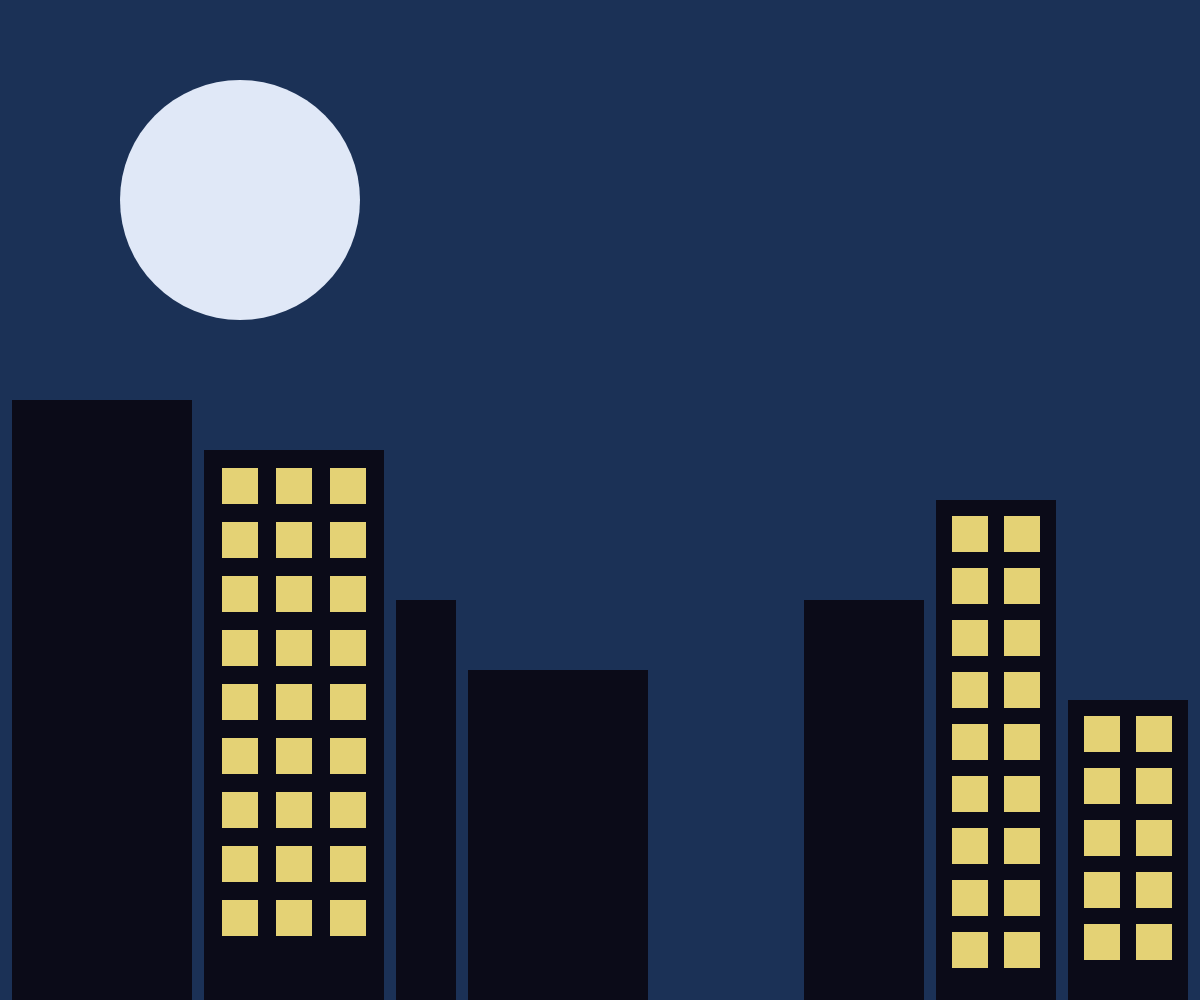
Frame 1 (no input)
Frame 60 (no input): identical to frame 1, image omitted
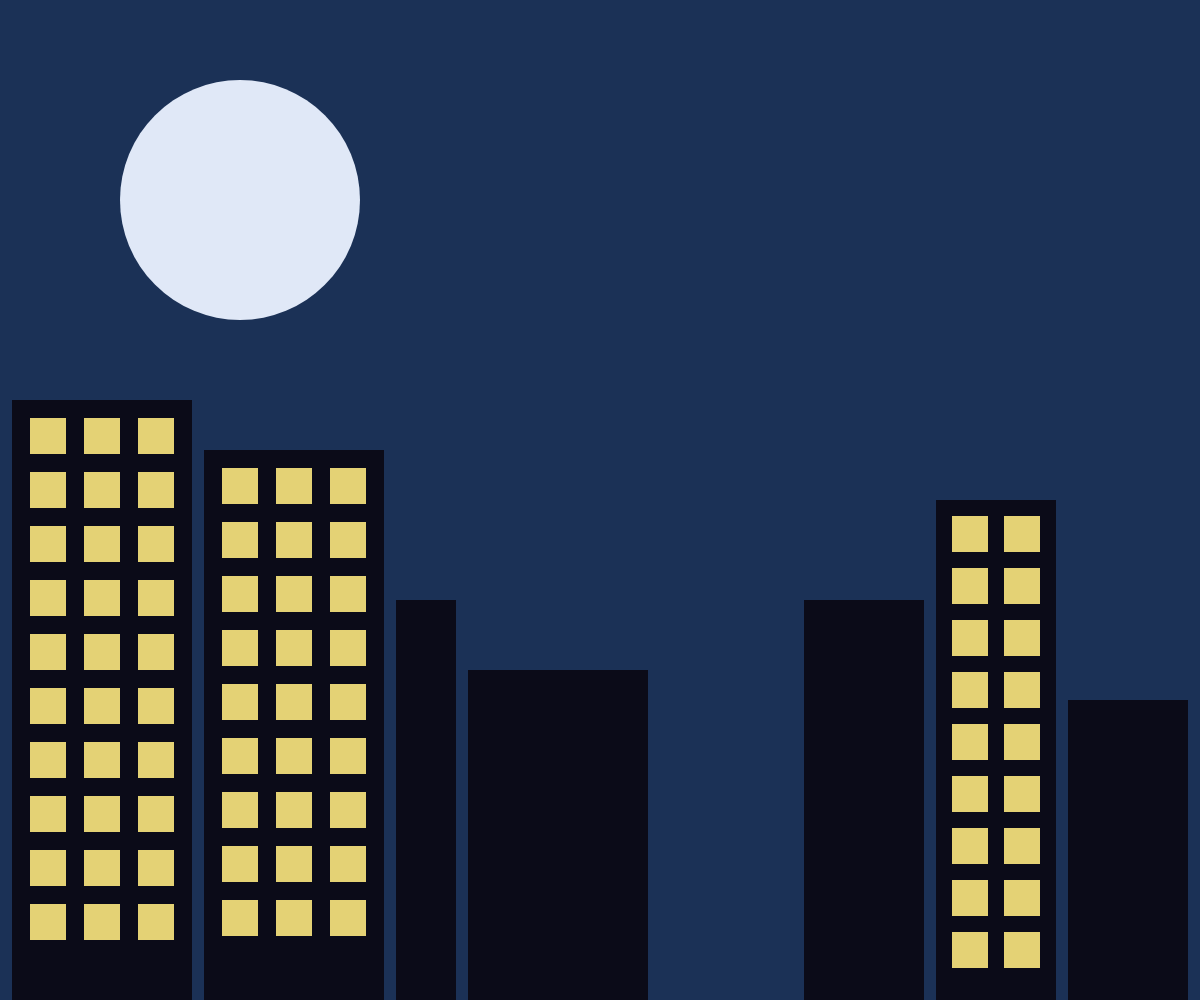
Frame 120 (the mouse pressed at the canvas centre since frame 60)

The p5.js sketch that drew these frames (run headless with seeded random() and noise() and a simulated clock; from frame 60 on, the mouse is pressed at the canvas centre):

// p5.js sketch
// ── sketch.js
var LARGURA_RELATIVA_P3 = 0.15;
var LARGURA_RELATIVA_P2 = 0.10;
var LARGURA_RELATIVA_P1 = 0.05;

var LARGURA_P3;
var LARGURA_P2;
var LARGURA_P1;

var ESPACO_JANELA_P3;
var ESPACO_JANELA_P2;
var ESPACO_JANELA_P1;

var LARGURA_RELATIVA_JANELA = 0.03;
var TAMANHO_JANELA;

var PROBABILIDADE_LUZES = 0.3;

var TAMANHO_RELATIVO_LUA = 0.12;
var l1, l2, l3, l4, l5, l6, l7;

function predio(x, largura, alturaRelativa, espaco, numLuzes, luzes)
{
	var alturaReal = alturaRelativa*height;
	var alturaNegativa = height - alturaRelativa*height;

	fill(11, 11, 24);
	rect(x, alturaNegativa, largura, alturaReal);

	if (luzes) luz(x, alturaNegativa, espaco, numLuzes);

	return x + largura;
}

function luz(x, alturaNegativa, espaco, numLuzes)
{
	fill(228, 210, 117);

	var y;
	var xJanela;
	for (var andar = 0; ; andar++) {
		y = alturaNegativa + espaco + andar*(espaco + TAMANHO_JANELA);
		if (y >= height - espaco - TAMANHO_JANELA) break;

		xJanela = x + espaco;
		for (var i = 0; i < numLuzes; i++) {
			rect(xJanela, y, TAMANHO_JANELA, TAMANHO_JANELA);
			xJanela += TAMANHO_JANELA + espaco;
		}
	}
}

function predios()
{
	var xAnterior = 0;

	if (frameCount % 61 === 1) l1 = random() < PROBABILIDADE_LUZES;
	xAnterior = predio(0.01*width, LARGURA_P3, 0.6, ESPACO_JANELA_P3, 3, l1);

	if (frameCount % 61 === 1) l2 = random() < PROBABILIDADE_LUZES;
	xAnterior = predio(xAnterior + 0.01*width, LARGURA_P3, 0.55, ESPACO_JANELA_P3, 3, l2);

	if (frameCount % 61 === 1) l3 = random() < PROBABILIDADE_LUZES;
	xAnterior = predio(xAnterior + 0.01*width, LARGURA_P1, 0.4, ESPACO_JANELA_P1, 1, l3);

	if (frameCount % 61 === 1) l4 = random() < PROBABILIDADE_LUZES;
	xAnterior = predio(xAnterior + 0.01*width, LARGURA_P3, 0.33, ESPACO_JANELA_P3, 3, l4);

	if (frameCount % 61 === 1) l5 = random() < PROBABILIDADE_LUZES;
	xAnterior = predio(xAnterior + 0.13*width, LARGURA_P2, 0.4, ESPACO_JANELA_P2, 2, l5);

	if (frameCount % 61 === 1) l6 = random() < PROBABILIDADE_LUZES;
	xAnterior = predio(xAnterior + 0.01*width, LARGURA_P2, 0.5, ESPACO_JANELA_P2, 2, l6);

	if (frameCount % 61 === 1) l7 = random() < PROBABILIDADE_LUZES;
	xAnterior = predio(xAnterior + 0.01*width, LARGURA_P2, 0.3, ESPACO_JANELA_P2, 2, l7);
}

function lua()
{
	fill(224, 232, 247);
	ellipseMode(RADIUS);

	if (height < width) {
		if (dist(0.2*width, 0.2*height, mouseX, mouseY) < TAMANHO_RELATIVO_LUA*height) {
			fill(162, 168, 179);
		}
		ellipse(0.2*width, 0.2*height, TAMANHO_RELATIVO_LUA*height);
	} else {
		if (dist(0.2*width, 0.2*height, mouseX, mouseY) < TAMANHO_RELATIVO_LUA*width) {
			fill(162, 168, 179);
		}
		ellipse(0.2*width, 0.2*height, TAMANHO_RELATIVO_LUA*width);
	}
}

function setup()
{
	createCanvas(windowWidth, windowHeight);
	noStroke();
}

function draw()
{
	LARGURA_P3 = LARGURA_RELATIVA_P3*width;
	LARGURA_P2 = LARGURA_RELATIVA_P2*width;
	LARGURA_P1 = LARGURA_RELATIVA_P1*width;

	TAMANHO_JANELA = LARGURA_RELATIVA_JANELA*width;

	// 3 janelas, 4 espacos
	ESPACO_JANELA_P3 = (LARGURA_P3 - 3*TAMANHO_JANELA) / 4
	// 2 janelas, 3 espacos
	ESPACO_JANELA_P2 = (LARGURA_P2 - 2*TAMANHO_JANELA) / 3
	// 1 janela, 2 espacos
	ESPACO_JANELA_P1 = (LARGURA_P1 - 1*TAMANHO_JANELA) / 2

	background(27, 49, 86);
	predios();
	lua();
}

function windowResized()
{
	resizeCanvas(windowWidth, windowHeight);
}
